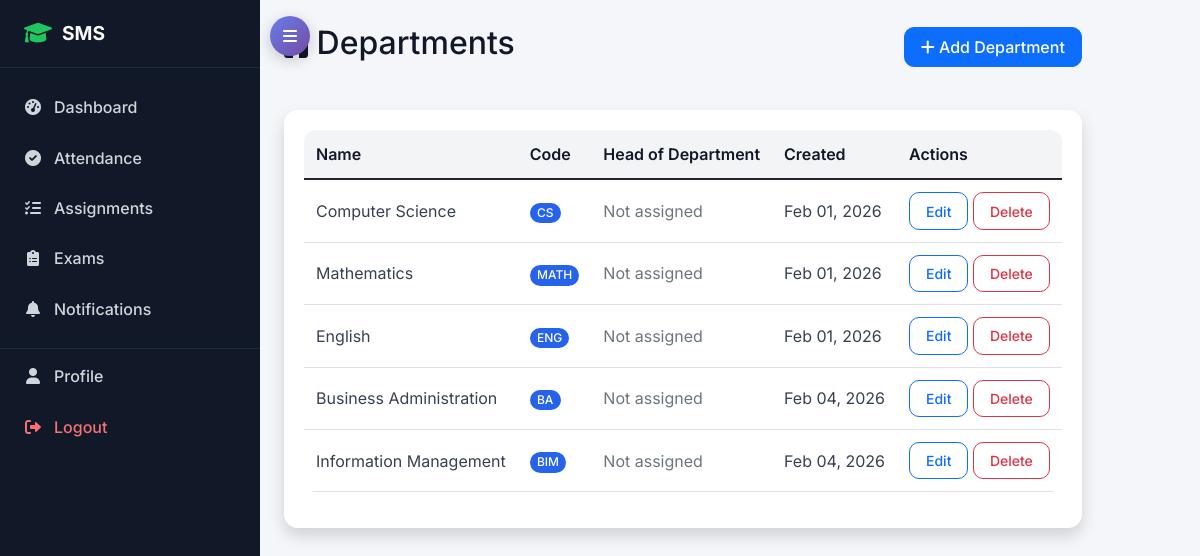
/academic/departments/ (signed in), run on the app's committed database.
### academic/models.py (models this page shows, shortened)
class Department(models.Model):
    name = models.CharField(max_length=100, unique=True)
    code = models.CharField(max_length=10, unique=True)
    description = models.TextField(blank=True)
    head_of_department = models.ForeignKey(TeacherProfile, on_delete=models.SET_NULL, null=True, blank=True)
    created_at = models.DateTimeField(auto_now_add=True)

### academic/views.py (the view)
# urls.py: path('departments/', views.department_list, name='department_list'),
@login_required
def department_list(request):
    departments = Department.objects.all().annotate(
        course_count=Count('course'),
        teacher_count=Count('course__subject__teachersubjectassignment__teacher', distinct=True)
    )
    context = {
        'departments': departments,
        'can_manage': request.user.user_type == 'admin'
    }
    return render(request, 'academic/department_list.html', context)

### templates/academic/department_list.html (shortened to what this page needs)
{% extends 'base.html' %}
{% block content %}
<div class="row">
    <div class="col-12">
        <div class="d-flex justify-content-between align-items-center mb-4">
            <h2><i class="fas fa-building"></i> Departments</h2>
            <a href="#" class="btn btn-primary">
                <i class="fas fa-plus"></i> Add Department
            </a>
        </div>
    </div>
</div>
<div class="row">
    <div class="col-12">
        <div class="card shadow">
            <div class="card-body">
                <div class="table-responsive">
                    <table class="table table-hover">
                        <thead>
                            <tr>
                                <th>Name</th>
                                <th>Code</th>
                                <th>Head of Department</th>
                                <th>Created</th>
                                <th>Actions</th>
                            </tr>
                        </thead>
                        <tbody>
                            {% for department in departments %}
                            <tr>
                                <td>{{ department.name }}</td>
                                <td><span class="badge bg-primary">{{ department.code }}</span></td>
                                <td>
                                    {% if department.head_of_department %}
                                        {{ department.head_of_department.user.get_full_name }}
                                    {% else %}
                                        <span class="text-muted">Not assigned</span>
                                    {% endif %}
                                </td>
                                <td>{{ department.created_at|date:"M d, Y" }}</td>
                                <td>
                                    <a href="#" class="btn btn-sm btn-outline-primary">Edit</a>
                                    <a href="#" class="btn btn-sm btn-outline-danger">Delete</a>
                                </td>
                            </tr>
                            {% empty %}
                            <tr>
                                <td colspan="5" class="text-center text-muted">No departments found</td>
                            </tr>
                            {% endfor %}
                        </tbody>
                    </table>
                </div>
            </div>
        </div>
    </div>
</div>
{% endblock %}

### static/css/style.css (style rules this page uses)
:root { --primary-color: #0d6efd; --primary-dark: #0b5ed7; --bg-light: #f4f6f9; --text-dark: #212529; --text-muted: #6c757d; --card-radius: 12px; --transition: all 0.25s ease-in-out; }
body { font-family: 'Inter', sans-serif; background-color: var(--bg-light); color: var(--text-dark); min-height: 100vh; }
.card { border: none; border-radius: var(--card-radius); box-shadow: 0 8px 24px rgba(0, 0, 0, 0.08); transition: var(--transition); }
.btn { border-radius: 10px; font-weight: 500; padding: 0.45rem 1rem; transition: var(--transition); }
.btn-primary { background-color: var(--primary-color); border-color: var(--primary-color); }
.table { background-color: #fff; border-radius: 12px; overflow: hidden; }
.table thead { background-color: #f1f3f5; }
.table th { font-weight: 600; color: var(--text-dark); }
.table td, .table th { vertical-align: middle; padding: 0.75rem; }
:root { --bg-light: #f4f6f9; --text-dark: #111827; --text-muted: #6b7280; --accent: #22c55e; }
.card { border-radius: 14px; border: none; background-color: #ffffff; box-shadow: 0 10px 30px rgba(0,0,0,0.07); }
.card-body { padding: 1.25rem; }
.badge { border-radius: 999px; padding: 0.35em 0.6em; font-weight: 500; font-size: 0.75rem; }
.badge.bg-primary { background-color: #2563eb !important; }
.btn { border-radius: 10px; font-weight: 500; }
.btn-outline-primary, .btn-outline-success, .btn-outline-info, .btn-outline-warning { border-width: 1.5px; }
.table { background-color: #ffffff; border-radius: 12px; overflow: hidden; }
.table thead { background-color: #f3f4f6; }
.table th { font-weight: 600; color: var(--text-dark); border-bottom: none; }
.table td { vertical-align: middle; color: #374151; }
.row > [class^="col"] { margin-bottom: 1rem; }

### data on the page
Department: name "Computer Science", code "CS", shows "Not assigned", created_at "Feb 01, 2026"
Department: name "Mathematics", code "MATH", shows "Not assigned", created_at "Feb 01, 2026"
Department: name "English", code "ENG", shows "Not assigned", created_at "Feb 01, 2026"
Department: name "Business Administration", code "BA", shows "Not assigned", created_at "Feb 04, 2026"
Department: name "Information Management", code "BIM", shows "Not assigned", created_at "Feb 04, 2026"
